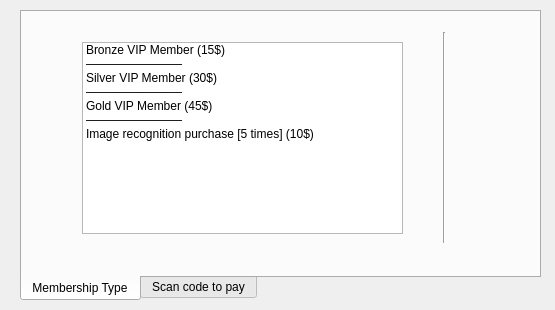
<?xml version="1.0" encoding="UTF-8"?>
<ui version="4.0">
 <class>Top</class>
 <widget class="QWidget" name="Top">
  <property name="geometry">
   <rect>
    <x>0</x>
    <y>0</y>
    <width>555</width>
    <height>310</height>
   </rect>
  </property>
  <property name="windowTitle">
   <string>Topup</string>
  </property>
  <widget class="QTabWidget" name="tabWidget">
   <property name="enabled">
    <bool>true</bool>
   </property>
   <property name="geometry">
    <rect>
     <x>20</x>
     <y>10</y>
     <width>521</width>
     <height>291</height>
    </rect>
   </property>
   <property name="tabPosition">
    <enum>QTabWidget::South</enum>
   </property>
   <property name="tabShape">
    <enum>QTabWidget::Rounded</enum>
   </property>
   <property name="currentIndex">
    <number>0</number>
   </property>
   <property name="documentMode">
    <bool>false</bool>
   </property>
   <property name="tabsClosable">
    <bool>false</bool>
   </property>
   <property name="movable">
    <bool>false</bool>
   </property>
   <property name="tabBarAutoHide">
    <bool>false</bool>
   </property>
   <widget class="QWidget" name="t1">
    <attribute name="icon">
     <iconset>
      <normaloff>C:/Users/Bao/Downloads/icons8-online-shopping-48.png</normaloff>C:/Users/Bao/Downloads/icons8-online-shopping-48.png</iconset>
    </attribute>
    <attribute name="title">
     <string>Membership Type</string>
    </attribute>
    <widget class="Line" name="line">
     <property name="geometry">
      <rect>
       <x>412</x>
       <y>20</y>
       <width>21</width>
       <height>211</height>
      </rect>
     </property>
     <property name="orientation">
      <enum>Qt::Vertical</enum>
     </property>
    </widget>
    <widget class="QListWidget" name="listWidget">
     <property name="geometry">
      <rect>
       <x>60</x>
       <y>30</y>
       <width>321</width>
       <height>192</height>
      </rect>
     </property>
     <item>
      <property name="text">
       <string>Bronze VIP Member (15$)</string>
      </property>
      <property name="icon">
       <iconset>
        <normaloff>C:/Users/Bao/Downloads/icons8-buy-48.png</normaloff>C:/Users/Bao/Downloads/icons8-buy-48.png</iconset>
      </property>
     </item>
     <item>
      <property name="text">
       <string>————————</string>
      </property>
     </item>
     <item>
      <property name="text">
       <string>Silver VIP Member (30$)</string>
      </property>
      <property name="icon">
       <iconset>
        <normaloff>C:/Users/Bao/Downloads/icons8-buy-48.png</normaloff>C:/Users/Bao/Downloads/icons8-buy-48.png</iconset>
      </property>
     </item>
     <item>
      <property name="text">
       <string>————————</string>
      </property>
     </item>
     <item>
      <property name="text">
       <string>Gold VIP Member (45$)</string>
      </property>
      <property name="icon">
       <iconset>
        <normaloff>C:/Users/Bao/Downloads/icons8-buy-48.png</normaloff>C:/Users/Bao/Downloads/icons8-buy-48.png</iconset>
      </property>
     </item>
     <item>
      <property name="text">
       <string>————————</string>
      </property>
     </item>
     <item>
      <property name="text">
       <string>Image recognition purchase [5 times] (10$)</string>
      </property>
      <property name="icon">
       <iconset>
        <normaloff>C:/Users/Bao/Downloads/icons8-buy-48.png</normaloff>C:/Users/Bao/Downloads/icons8-buy-48.png</iconset>
      </property>
     </item>
    </widget>
   </widget>
   <widget class="QWidget" name="t2">
    <attribute name="icon">
     <iconset>
      <normaloff>C:/Users/Bao/Downloads/icons8-buy-for-cash-48.png</normaloff>C:/Users/Bao/Downloads/icons8-buy-for-cash-48.png</iconset>
    </attribute>
    <attribute name="title">
     <string>Scan code to pay</string>
    </attribute>
    <widget class="QLabel" name="label">
     <property name="geometry">
      <rect>
       <x>30</x>
       <y>50</y>
       <width>141</width>
       <height>131</height>
      </rect>
     </property>
     <property name="text">
      <string/>
     </property>
    </widget>
    <widget class="QWidget" name="formLayoutWidget">
     <property name="geometry">
      <rect>
       <x>210</x>
       <y>40</y>
       <width>291</width>
       <height>151</height>
      </rect>
     </property>
     <layout class="QFormLayout" name="formLayout">
      <item row="0" column="0">
       <widget class="QLabel" name="label_2">
        <property name="font">
         <font>
          <weight>75</weight>
          <bold>true</bold>
         </font>
        </property>
        <property name="text">
         <string>Select Membership Type</string>
        </property>
       </widget>
      </item>
      <item row="0" column="1">
       <widget class="QLabel" name="memberline">
        <property name="text">
         <string/>
        </property>
       </widget>
      </item>
      <item row="1" column="0">
       <widget class="QLabel" name="label_3">
        <property name="font">
         <font>
          <weight>75</weight>
          <bold>true</bold>
         </font>
        </property>
        <property name="text">
         <string>Username</string>
        </property>
       </widget>
      </item>
      <item row="1" column="1">
       <widget class="QLineEdit" name="lineEdit">
        <property name="readOnly">
         <bool>true</bool>
        </property>
       </widget>
      </item>
      <item row="3" column="0">
       <widget class="QPushButton" name="modifyusername_but">
        <property name="font">
         <font>
          <weight>75</weight>
          <bold>true</bold>
         </font>
        </property>
        <property name="text">
         <string>REVISE</string>
        </property>
       </widget>
      </item>
      <item row="3" column="1">
       <widget class="QPushButton" name="Okey_but">
        <property name="font">
         <font>
          <weight>75</weight>
          <bold>true</bold>
         </font>
        </property>
        <property name="text">
         <string>OKEY</string>
        </property>
        <property name="default">
         <bool>true</bool>
        </property>
       </widget>
      </item>
      <item row="2" column="0">
       <widget class="QLabel" name="label_4">
        <property name="font">
         <font>
          <weight>75</weight>
          <bold>true</bold>
         </font>
        </property>
        <property name="text">
         <string>Password</string>
        </property>
       </widget>
      </item>
      <item row="2" column="1">
       <widget class="QLineEdit" name="passwordline">
        <property name="echoMode">
         <enum>QLineEdit::Password</enum>
        </property>
        <property name="readOnly">
         <bool>true</bool>
        </property>
       </widget>
      </item>
     </layout>
    </widget>
    <widget class="QGraphicsView" name="graphicsView">
     <property name="geometry">
      <rect>
       <x>20</x>
       <y>40</y>
       <width>161</width>
       <height>151</height>
      </rect>
     </property>
    </widget>
    <widget class="Line" name="line_2">
     <property name="geometry">
      <rect>
       <x>179</x>
       <y>30</y>
       <width>31</width>
       <height>201</height>
      </rect>
     </property>
     <property name="orientation">
      <enum>Qt::Vertical</enum>
     </property>
    </widget>
    <zorder>formLayoutWidget</zorder>
    <zorder>graphicsView</zorder>
    <zorder>label</zorder>
    <zorder>line_2</zorder>
   </widget>
  </widget>
 </widget>
 <resources/>
 <connections/>
</ui>
